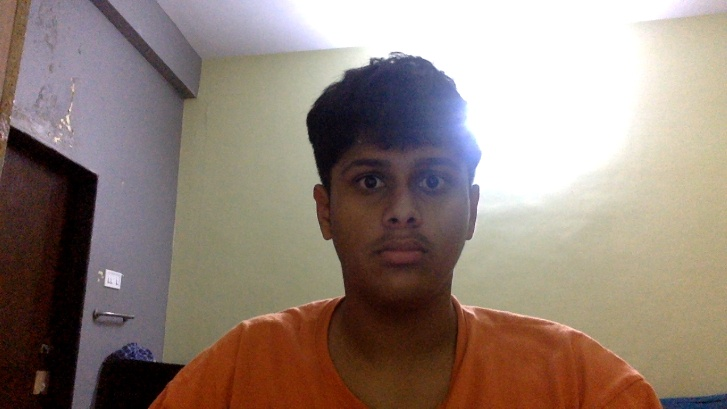
#> input picture data/enrollment/Bhavmanyu_24/images/0001.jpg, 727 x 409 px
$ python -i image_quality.py   (imports and definitions only)   (older library calls are emulated)
#> lines starting #> are read from the running program, lines starting #| are printed output that depends on the picture
#> further down, picture is the input picture: shape (409, 727, 3); mean B, G, R 120.5, 130.1, 146.1
"""
Image quality metrics for selecting the best frame from a candidate set.

All functions operate on BGR numpy arrays (OpenCV native format).
"""
from __future__ import annotations

import numpy as np
import cv2
from typing import Optional


def laplacian_variance(image: np.ndarray) -> float:
    """
    Measure image sharpness via variance of the Laplacian operator.

    Higher = sharper. Blurry images have low variance because there are
    few strong edges. Typical "sharp" frames: > 100. "Blurry": < 50.

    Args:
        image: BGR image as numpy array.

    Returns:
        Float variance (higher = sharper).
    """
    gray = cv2.cvtColor(image, cv2.COLOR_BGR2GRAY) if image.ndim == 3 else image
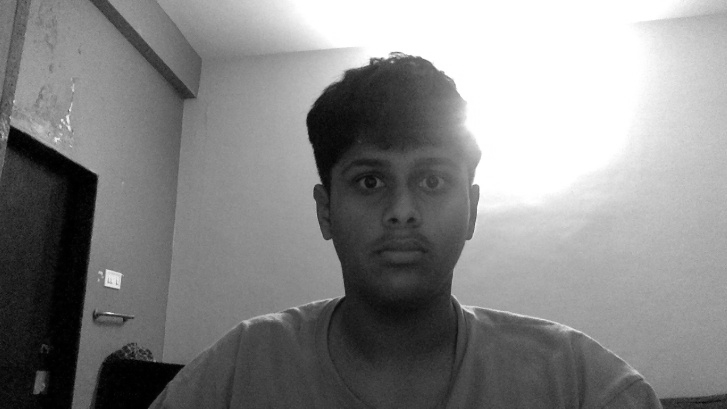
#> gray: shape (409, 727); min 0, max 255, mean 133.8
    lap = cv2.Laplacian(gray, cv2.CV_64F)
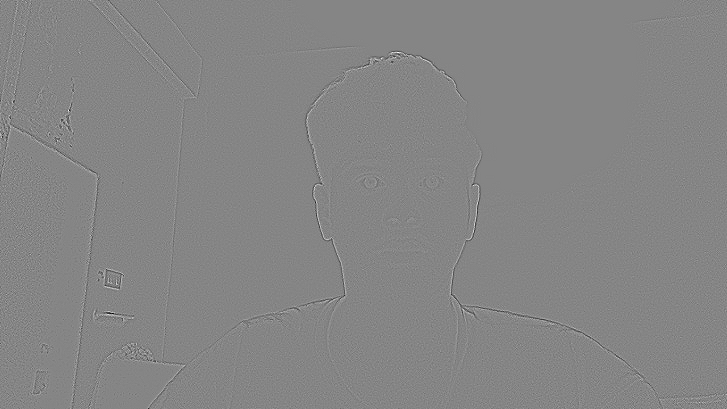
#> lap: shape (409, 727) float64; min -248, max 226, mean 0; drawn with min black and max white
    return float(lap.var())


def mean_brightness(image: np.ndarray) -> float:
    """
    Return mean pixel brightness in [0, 255].

    Used to detect over/under-exposed frames.
    """
    gray = cv2.cvtColor(image, cv2.COLOR_BGR2GRAY) if image.ndim == 3 else image
    return float(gray.mean())


# [4 lines left out: function brightness_ok, not called in this run]


def face_region_sharpness(
    image: np.ndarray,
    bbox: Optional[tuple[int, int, int, int]] = None,
) -> float:
    """
    Compute Laplacian variance restricted to a face bounding box (if given).

    Args:
        image: Full BGR frame.
        bbox:  (x1, y1, x2, y2) pixel bounding box, or None to use full image.

    Returns:
        Laplacian variance of the crop.
    """
    if bbox is not None:
        x1, y1, x2, y2 = bbox
        x1, y1 = max(0, x1), max(0, y1)
        x2, y2 = min(image.shape[1], x2), min(image.shape[0], y2)
        if x2 > x1 and y2 > y1:
            image = image[y1:y2, x1:x2]
    return laplacian_variance(image)


def composite_quality_score(
    image: np.ndarray,
    face_bbox: Optional[tuple[int, int, int, int]] = None,
    sharpness_weight: float = 0.7,
    brightness_weight: float = 0.3,
) -> float:
    """
    Composite quality score combining sharpness and brightness.

    Returns a value in [0, ∞) where higher is better.
    Brightness component is 1.0 at 127.5 and decays toward 0 at 0 and 255.

    Args:
        image:             BGR frame.
        face_bbox:         Optional face crop for sharpness.
        sharpness_weight:  Contribution of Laplacian variance.
        brightness_weight: Contribution of brightness penalty.

    Returns:
        Composite score (higher = better quality).
    """
    sharpness = face_region_sharpness(image, face_bbox)
#> sharpness = 151.6

    # Brightness penalty: 1.0 at mid-grey, 0.0 at pure black/white
    b = mean_brightness(image)
#> b = 133.8
    brightness_score = 1.0 - abs(b - 127.5) / 127.5
#> brightness_score = 0.951

    return sharpness_weight * sharpness + brightness_weight * brightness_score * 100.0


# [59 lines left out: functions select_best_frame, _quality_proxy, _scale_bbox, not called in this run]


def is_sharp_enough(image: np.ndarray, threshold: float = 40.0) -> bool:
    """Return True if the frame is considered sharp enough for recognition."""
    return laplacian_variance(image) >= threshold


# ── Aliases for test compatibility ──────────────────────────────────────────

def laplacian_sharpness_score(image: np.ndarray) -> float:
    """Alias for laplacian_variance — sharpness score."""
    return laplacian_variance(image)


def image_brightness(image: np.ndarray) -> float:
    """Return mean brightness in [0.0, 1.0]."""
    return mean_brightness(image) / 255.0

>>> import cv2
>>> picture = cv2.imread('../../../data/enrollment/Bhavmanyu_24/images/0001.jpg')
>>> result = composite_quality_score(picture)
#> result = 134.7

$ run again, on data/enrollment/Bhavmanyu_24/images/0002.jpg
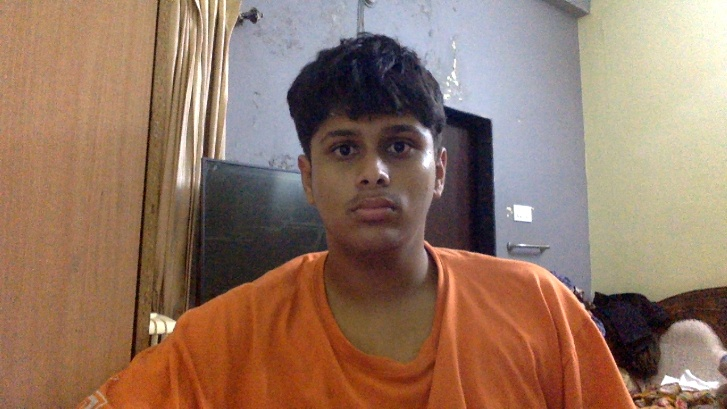
#> input picture data/enrollment/Bhavmanyu_24/images/0002.jpg, 727 x 409 px
#> picture is the input picture: shape (409, 727, 3); mean B, G, R 99.7, 118, 148
#> in laplacian_variance, `gray = cv2.cvtColor(image, cv2.COLOR_BGR2GRAY) if image.ndim == 3 else..`:
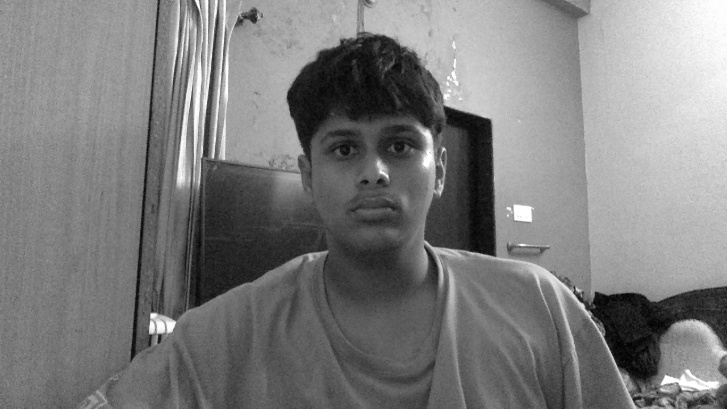
#> gray: shape (409, 727); min 1, max 255, mean 124.9
#> in laplacian_variance, `lap = cv2.Laplacian(gray, cv2.CV_64F)`:
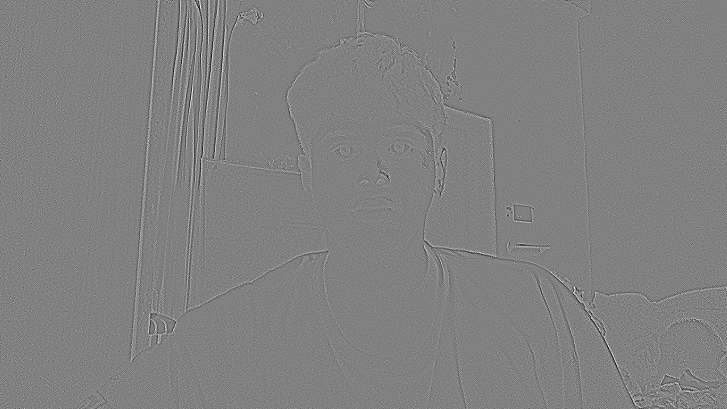
#> lap: shape (409, 727) float64; min -255, max 248, mean 0; drawn with min black and max white
#> sharpness = 411.7
#> b = 124.9
#> brightness_score = 0.979
#> result = 317.6

$ run again, on data/enrollment/Bhavmanyu_24/images/0003.jpg
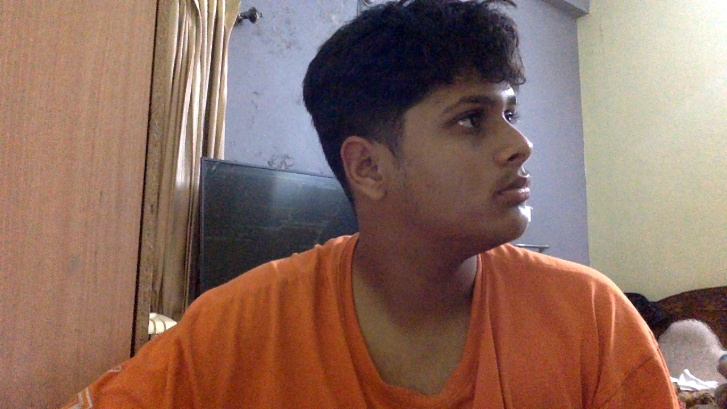
#> input picture data/enrollment/Bhavmanyu_24/images/0003.jpg, 727 x 409 px
#> picture is the input picture: shape (409, 727, 3); mean B, G, R 96.8, 108.8, 139.8
#> in laplacian_variance, `gray = cv2.cvtColor(image, cv2.COLOR_BGR2GRAY) if image.ndim == 3 else..`:
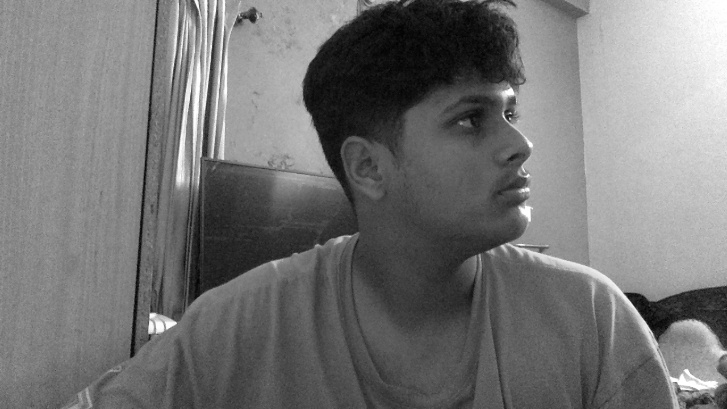
#> gray: shape (409, 727); min 1, max 255, mean 116.7
#> in laplacian_variance, `lap = cv2.Laplacian(gray, cv2.CV_64F)`:
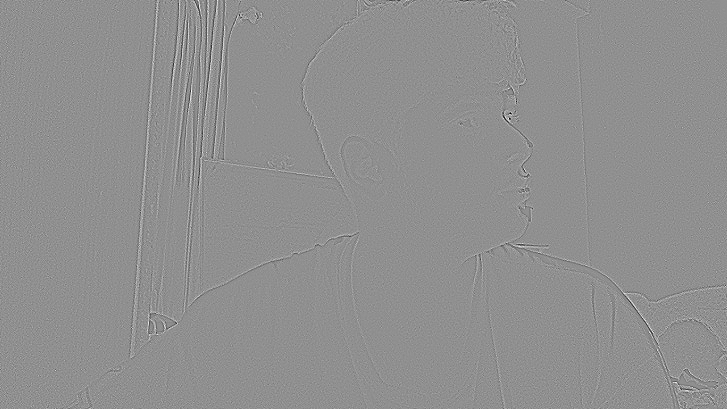
#> lap: shape (409, 727) float64; min -318, max 245, mean 0; drawn with min black and max white
#> sharpness = 403.2
#> b = 116.7
#> brightness_score = 0.916
#> result = 309.7
